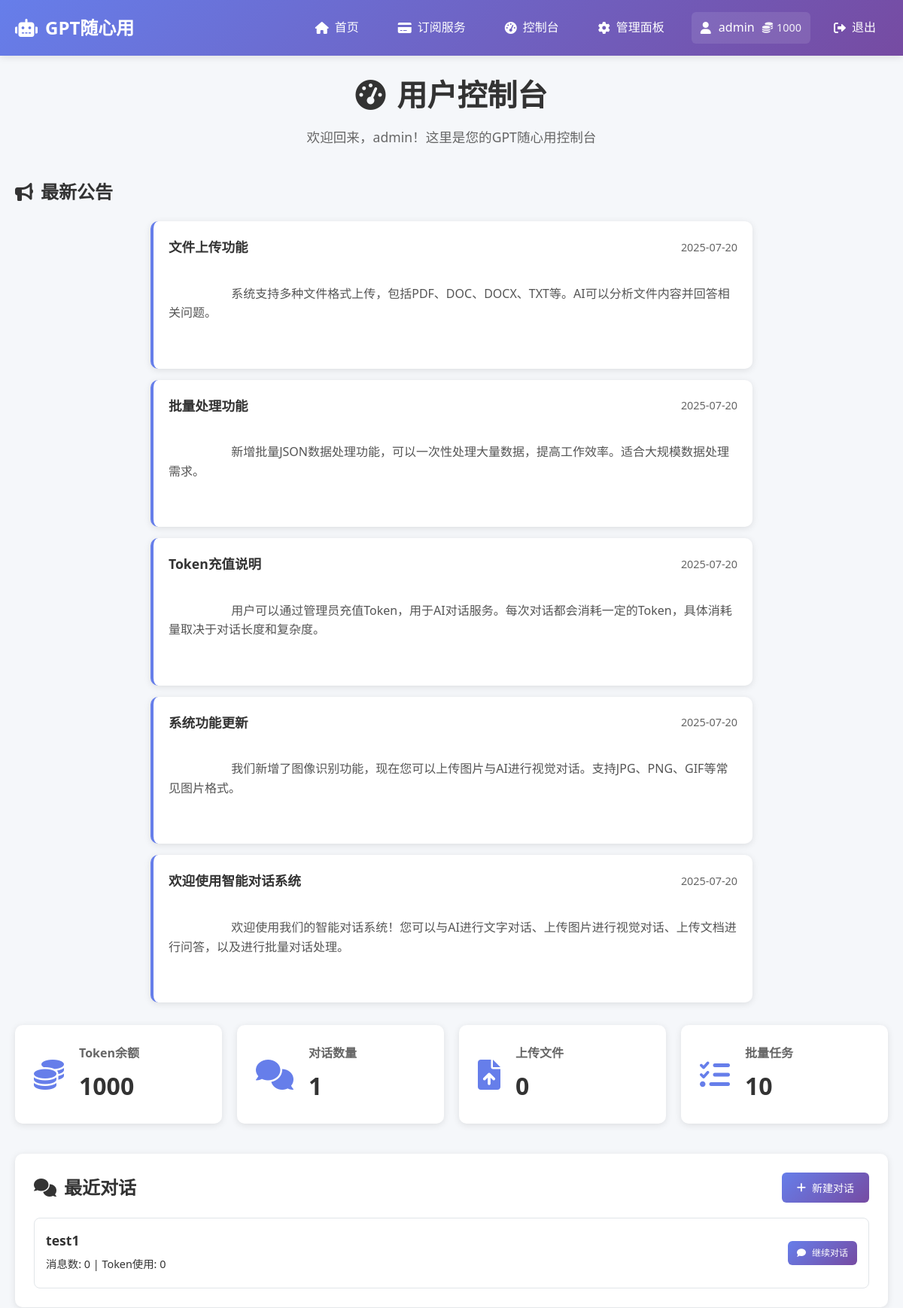
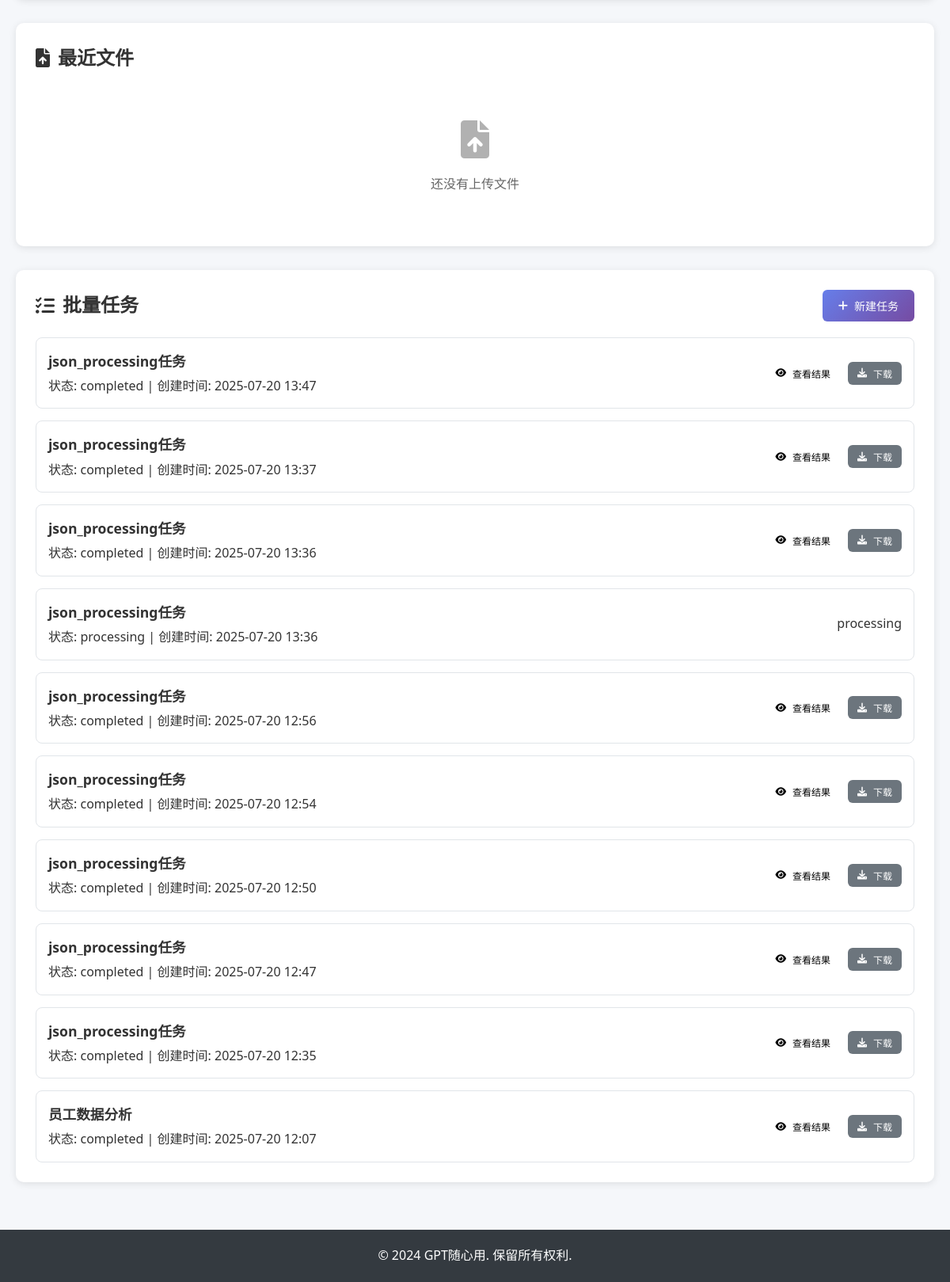
The page /dashboard (signed in) on the database its author committed (2 pictures, top to bottom).
### app.py (models this page shows)
class User(UserMixin, db.Model):
    id = db.Column(db.Integer, primary_key=True)
    username = db.Column(db.String(80), unique=True, nullable=False)
    email = db.Column(db.String(120), unique=True, nullable=False)
    password_hash = db.Column(db.String(120), nullable=False)
    is_admin = db.Column(db.Boolean, default=False)
    is_active = db.Column(db.Boolean, default=True)
    tokens = db.Column(db.Integer, default=100)
    total_tokens_used = db.Column(db.Integer, default=0)
    created_at = db.Column(db.DateTime, default=datetime.datetime.utcnow)
    last_login = db.Column(db.DateTime)
    login_count = db.Column(db.Integer, default=0)
    conversations = db.relationship('Conversation', backref='user', lazy=True, cascade='all, delete-orphan')
    uploaded_files = db.relationship('UploadedFile', backref='user', lazy=True, cascade='all, delete-orphan')
    batch_tasks = db.relationship('BatchTask', backref='user', lazy=True, cascade='all, delete-orphan')
    user_logs = db.relationship('UserLog', backref='user', lazy=True, cascade='all, delete-orphan')
    payment_records = db.relationship('PaymentRecord', backref='user', lazy=True, cascade='all, delete-orphan')

class Announcement(db.Model):
    id = db.Column(db.Integer, primary_key=True)
    title = db.Column(db.String(200), nullable=False)
    content = db.Column(db.Text, nullable=False)
    is_active = db.Column(db.Boolean, default=True)
    priority = db.Column(db.Integer, default=0)  # 优先级
    view_count = db.Column(db.Integer, default=0)  # 查看次数
    created_at = db.Column(db.DateTime, default=datetime.datetime.utcnow)
    updated_at = db.Column(db.DateTime, default=datetime.datetime.utcnow)
    created_by = db.Column(db.Integer, db.ForeignKey('user.id'))

class Conversation(db.Model):
    id = db.Column(db.Integer, primary_key=True)
    user_id = db.Column(db.Integer, db.ForeignKey('user.id'), nullable=False)
    title = db.Column(db.String(200), nullable=False)
    description = db.Column(db.Text)
    total_messages = db.Column(db.Integer, default=0)
    total_tokens_used = db.Column(db.Integer, default=0)
    is_active = db.Column(db.Boolean, default=True)
    created_at = db.Column(db.DateTime, default=datetime.datetime.utcnow)
    updated_at = db.Column(db.DateTime, default=datetime.datetime.utcnow)
    last_message_at = db.Column(db.DateTime)
    messages = db.relationship('Message', backref='conversation', lazy=True, cascade='all, delete-orphan')

class BatchTask(db.Model):
    id = db.Column(db.Integer, primary_key=True)
    user_id = db.Column(db.Integer, db.ForeignKey('user.id'), nullable=False)
    task_type = db.Column(db.String(50), nullable=False)  # json_processing, file_analysis
    task_name = db.Column(db.String(200))
    status = db.Column(db.String(20), default='pending')  # pending, processing, completed, failed
    input_data = db.Column(db.Text)
    output_data = db.Column(db.Text)
    progress = db.Column(db.Integer, default=0)  # 进度百分比
    total_items = db.Column(db.Integer, default=0)
    processed_items = db.Column(db.Integer, default=0)
    error_message = db.Column(db.Text)
    processing_time = db.Column(db.Float)  # 处理时间（秒）
    created_at = db.Column(db.DateTime, default=datetime.datetime.utcnow)
    started_at = db.Column(db.DateTime)
    completed_at = db.Column(db.DateTime)
    ip_address = db.Column(db.String(45))

### app.py (the view)
@app.route('/dashboard')
@login_required
def dashboard():
    conversations = Conversation.query.filter_by(user_id=current_user.id).order_by(Conversation.updated_at.desc()).limit(10).all()
    files = UploadedFile.query.filter_by(user_id=current_user.id).order_by(UploadedFile.uploaded_at.desc()).limit(10).all()
    tasks = BatchTask.query.filter_by(user_id=current_user.id).order_by(BatchTask.created_at.desc()).limit(10).all()
    announcements = Announcement.query.filter_by(is_active=True).order_by(Announcement.created_at.desc()).limit(5).all()
    return render_template('dashboard.html',
                         conversations=conversations,
                         files=files,
                         tasks=tasks,
                         announcements=announcements)

### app.py (called while the page is built)
@login_manager.user_loader
def load_user(user_id):
    return User.query.get(int(user_id))

### templates/dashboard.html (shortened to what this page needs)
{% extends "base.html" %}
{% block content %}
<div class="dashboard-container">
    <div class="dashboard-header">
        <h1>
            <i class="fas fa-tachometer-alt"></i>
            用户控制台
        </h1>
        <p>欢迎回来，{{ current_user.username }}！这里是您的GPT随心用控制台</p>
    </div>
    {% if announcements %}
    <div class="announcements-section">
        <div class="section-header">
            <h2>
                <i class="fas fa-bullhorn"></i>
                最新公告
            </h2>
        </div>
        <div class="announcements">
            {% for announcement in announcements %}
            <div class="announcement-card">
                <div class="announcement-header">
                    <h3>{{ announcement.title }}</h3>
                    <span class="announcement-date">{{ announcement.created_at.strftime('%Y-%m-%d') }}</span>
                </div>
                <div class="announcement-content">
                    {{ announcement.content }}
                </div>
            </div>
            {% endfor %}
        </div>
    </div>
    {% endif %}
    <div class="dashboard-stats">
        <div class="stat-card">
            <div class="stat-icon">
                <i class="fas fa-coins"></i>
            </div>
            <div class="stat-content">
                <h3>Token余额</h3>
                <div class="stat-value">{{ current_user.tokens }}</div>
            </div>
        </div>
        <div class="stat-card">
            <div class="stat-icon">
                <i class="fas fa-comments"></i>
            </div>
            <div class="stat-content">
                <h3>对话数量</h3>
                <div class="stat-value">{{ conversations|length }}</div>
            </div>
        </div>
        <div class="stat-card">
            <div class="stat-icon">
                <i class="fas fa-file-upload"></i>
            </div>
            <div class="stat-content">
                <h3>上传文件</h3>
                <div class="stat-value">{{ files|length }}</div>
            </div>
        </div>
        <div class="stat-card">
            <div class="stat-icon">
                <i class="fas fa-tasks"></i>
            </div>
            <div class="stat-content">
                <h3>批量任务</h3>
                <div class="stat-value">{{ tasks|length }}</div>
            </div>
        </div>
    </div>
    <div class="dashboard-content">
        <div class="dashboard-section">
            <div class="section-header">
                <h2>
                    <i class="fas fa-comments"></i>
                    最近对话
                </h2>
                <button class="btn btn-primary" onclick="createNewConversation()">
                    <i class="fas fa-plus"></i>
                    新建对话
                </button>
            </div>
            <div class="conversations-list">
                {% if conversations %}
                    {% for conversation in conversations %}
                    <div class="conversation-item">
                        <div class="conversation-info">
                            <h3>{{ conversation.title }}</h3>
                            <p>消息数: {{ conversation.total_messages }} | Token使用: {{ conversation.total_tokens_used }}</p>
                        </div>
                        <div class="conversation-actions">
                            <a href="{{ url_for('chat', conversation_id=conversation.id) }}" class="btn btn-primary btn-sm">
                                <i class="fas fa-comment"></i>
                                继续对话
                            </a>
                        </div>
                    </div>
                    {% endfor %}
                {% endif %}
            </div>
        </div>
        <div class="dashboard-section">
            <div class="section-header">
                <h2>
                    <i class="fas fa-file-upload"></i>
                    最近文件
                </h2>
            </div>
            <div class="files-list">
                {% if files %}
                    {% for file in files %}
                    <div class="file-item">
                        <div class="file-info">
                            <h3>{{ file.original_filename }}</h3>
                            <p>大小: {{ (file.file_size / 1024)|round(1) }} KB | 上传时间: {{ file.uploaded_at.strftime('%Y-%m-%d %H:%M') }}</p>
                        </div>
                        <div class="file-actions">
                            <button class="btn btn-secondary btn-sm" onclick="downloadFile('{{ file.filename }}')">
                                <i class="fas fa-download"></i>
                                下载
                            </button>
                        </div>
                    </div>
                    {% endfor %}
                {% else %}
                    <div class="empty-state">
                        <i class="fas fa-file-upload"></i>
                        <p>还没有上传文件</p>
                    </div>
                {% endif %}
            </div>
        </div>
        <div class="dashboard-section">
            <div class="section-header">
                <h2>
                    <i class="fas fa-tasks"></i>
                    批量任务
                </h2>
                <button class="btn btn-primary" onclick="showBatchModal()">
                    <i class="fas fa-plus"></i>
                    新建任务
                </button>
            </div>
            <div class="tasks-list">
                {% if tasks %}
                    {% for task in tasks %}
                    <div class="task-item">
                        <div class="task-info">
                            <h3>{{ task.task_name }}</h3>
                            <p>状态: {{ task.status }} | 创建时间: {{ task.created_at.strftime('%Y-%m-%d %H:%M') }}</p>
                        </div>
                        <div class="task-actions">
                            {% if task.status == 'completed' %}
                            <button class="btn btn-success btn-sm" onclick="showAnalysisResult({{ task.id }})">
                                <i class="fas fa-eye"></i>
                                查看结果
                            </button>
                            <button class="btn btn-secondary btn-sm" onclick="downloadAnalysisResult({{ task.id }})">
                                <i class="fas fa-download"></i>
                                下载
                            </button>
                            {% else %}
                            <span class="status-badge status-{{ task.status }}">{{ task.status }}</span>
                            {% endif %}
                        </div>
                    </div>
                    {% endfor %}
                {% endif %}
            </div>
        </div>
    </div>
</div>
{% endblock %}

### templates/base.html (shortened to what this page needs)
<!DOCTYPE html>
<html lang="zh-CN">
<head>
    <link rel="stylesheet" href="{{ url_for('static', filename='css/style.css') }}">
    <link rel="stylesheet" href="https://cdnjs.cloudflare.com/ajax/libs/font-awesome/6.0.0/css/all.min.css">
</head>
<body>
    <nav class="navbar">
        <div class="nav-container">
            <div class="nav-logo">
                <a href="{{ url_for('index') }}">
                    <i class="fas fa-robot"></i>
                    GPT随心用
                </a>
            </div>
            <div class="nav-menu">
                <a href="{{ url_for('index') }}" class="nav-link">
                    <i class="fas fa-home"></i>
                    首页
                </a>
                <a href="{{ url_for('subscribe') }}" class="nav-link">
                    <i class="fas fa-credit-card"></i>
                    订阅服务
                </a>
                {% if current_user.is_authenticated %}
                    <a href="{{ url_for('dashboard') }}" class="nav-link">
                        <i class="fas fa-tachometer-alt"></i>
                        控制台
                    </a>
                    {% if current_user.is_admin %}
                        <a href="{{ url_for('admin_panel') }}" class="nav-link">
                            <i class="fas fa-cog"></i>
                            管理面板
                        </a>
                    {% endif %}
                    <div class="nav-user">
                        <div class="user-info">
                            <i class="fas fa-user"></i>
                            <span>{{ current_user.username }}</span>
                            <div class="token-count">
                                <i class="fas fa-coins"></i>
                                <span>{{ current_user.tokens }}</span>
                            </div>
                        </div>
                        <a href="{{ url_for('logout') }}" class="nav-link">
                            <i class="fas fa-sign-out-alt"></i>
                            退出
                        </a>
                    </div>
                {% endif %}
            </div>
        </div>
    </nav>
    <main class="main-content">
        {% block content %}{% endblock %}
    </main>
    <footer class="footer">
        <div class="container">
            <p>&copy; 2024 GPT随心用. 保留所有权利.</p>
        </div>
    </footer>
</body>
</html>

### rows shown on the page
User: username "admin", tokens "1000"
Announcement: title "文件上传功能", created_at "2025-07-20", content "系统支持多种文件格式上传，包括PDF、DOC、DOCX、TXT等。AI可以分析文件内容并回答相关问题。"
Announcement: title "批量处理功能", created_at "2025-07-20", content "新增批量JSON数据处理功能，可以一次性处理大量数据，提高工作效率。适合大规模数据处理需求。"
Announcement: title "Token充值说明", created_at "2025-07-20", content "用户可以通过管理员充值Token，用于AI对话服务。每次对话都会消耗一定的Token，具体消耗量取决于对话长度和复杂度。"
Announcement: title "系统功能更新", created_at "2025-07-20", content "我们新增了图像识别功能，现在您可以上传图片与AI进行视觉对话。支持JPG、PNG、GIF等常见图片格式。"
Announcement: title "欢迎使用智能对话系统", created_at "2025-07-20", content "欢迎使用我们的智能对话系统！您可以与AI进行文字对话、上传图片进行视觉对话、上传文档进行问答，以及进行批量对话处理。"
Conversation: title "test1", total_messages "0", total_tokens_used "0"
BatchTask: task_name "json_processing任务", status "completed", created_at "2025-07-20 13:47"
BatchTask: task_name "json_processing任务", status "completed", created_at "2025-07-20 13:37"
BatchTask: task_name "json_processing任务", status "completed", created_at "2025-07-20 13:36"
BatchTask: task_name "json_processing任务", status "processing", created_at "2025-07-20 13:36"
BatchTask: task_name "json_processing任务", status "completed", created_at "2025-07-20 12:56"
BatchTask: task_name "json_processing任务", status "completed", created_at "2025-07-20 12:54"
BatchTask: task_name "json_processing任务", status "completed", created_at "2025-07-20 12:50"
BatchTask: task_name "json_processing任务", status "completed", created_at "2025-07-20 12:47"
BatchTask: task_name "json_processing任务", status "completed", created_at "2025-07-20 12:35"
BatchTask: task_name "员工数据分析", status "completed", created_at "2025-07-20 12:07"

### other values the page prints
{{ conversations|length }} "1"
{{ files|length }} "0"
{{ tasks|length }} "10"
